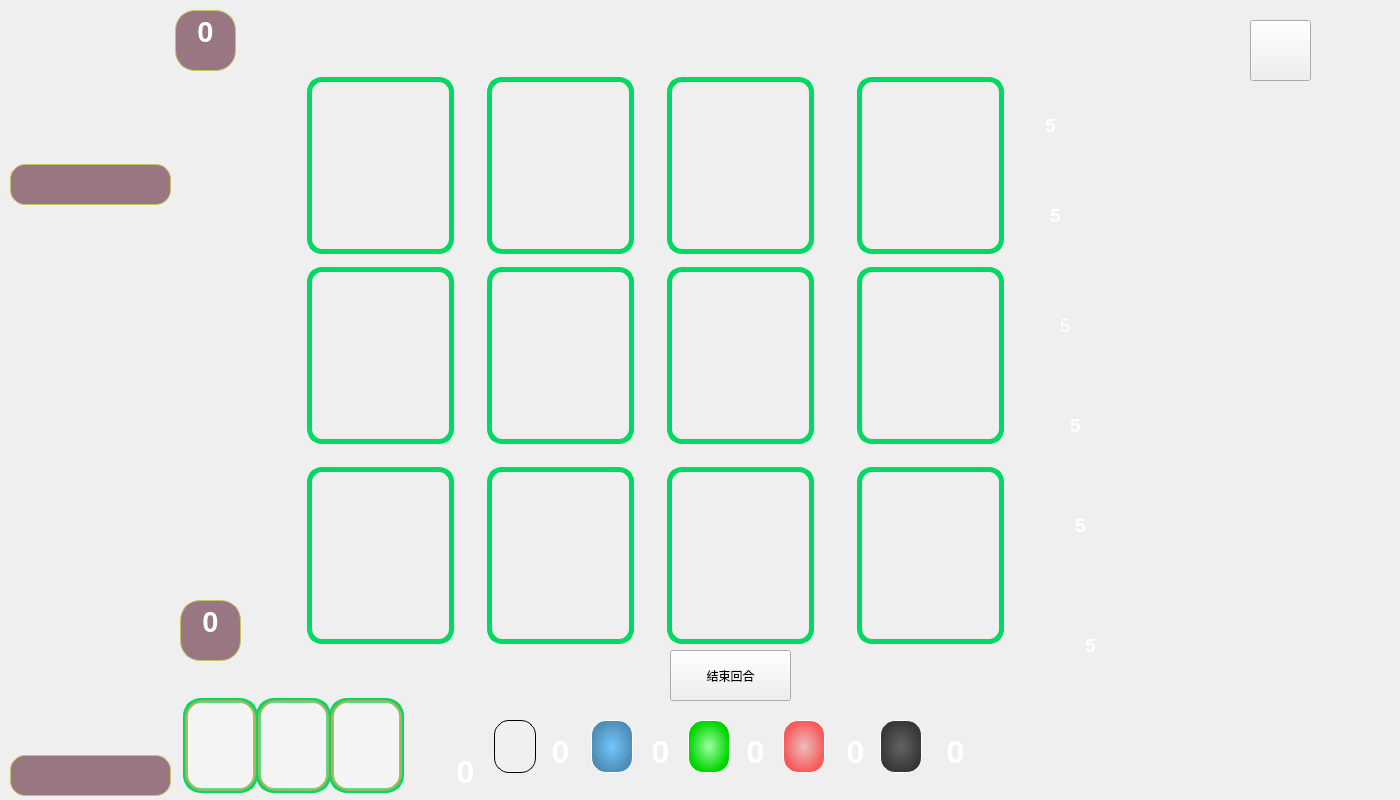
<?xml version="1.0" encoding="UTF-8"?>
<ui version="4.0">
 <class>gameInterface</class>
 <widget class="QWidget" name="gameInterface">
  <property name="geometry">
   <rect>
    <x>0</x>
    <y>0</y>
    <width>1400</width>
    <height>800</height>
   </rect>
  </property>
  <property name="minimumSize">
   <size>
    <width>1400</width>
    <height>800</height>
   </size>
  </property>
  <property name="maximumSize">
   <size>
    <width>1400</width>
    <height>800</height>
   </size>
  </property>
  <property name="focusPolicy">
   <enum>Qt::NoFocus</enum>
  </property>
  <property name="windowTitle">
   <string>gameInterface</string>
  </property>
  <property name="windowIcon">
   <iconset>
    <normaloff>:/images/打开界面.png</normaloff>:/images/打开界面.png</iconset>
  </property>
  <property name="styleSheet">
   <string notr="true">#gameInterface{
border-image: url(:/images/background.png);
}</string>
  </property>
  <widget class="QPushButton" name="card1_1">
   <property name="geometry">
    <rect>
     <x>310</x>
     <y>80</y>
     <width>141</width>
     <height>171</height>
    </rect>
   </property>
   <property name="styleSheet">
    <string notr="true">border-radius:15px;
border-image: url(:/images/card/blue-high/1.png);


</string>
   </property>
   <property name="text">
    <string/>
   </property>
  </widget>
  <widget class="QPushButton" name="card1_2">
   <property name="geometry">
    <rect>
     <x>490</x>
     <y>80</y>
     <width>141</width>
     <height>171</height>
    </rect>
   </property>
   <property name="styleSheet">
    <string notr="true">border-radius:15px;
border-image: url(:/images/card/blue-high/2.png);</string>
   </property>
   <property name="text">
    <string/>
   </property>
  </widget>
  <widget class="QPushButton" name="card1_3">
   <property name="geometry">
    <rect>
     <x>670</x>
     <y>80</y>
     <width>141</width>
     <height>171</height>
    </rect>
   </property>
   <property name="styleSheet">
    <string notr="true">border-radius:15px;
border-image: url(:/images/card/blue-high/3.png);</string>
   </property>
   <property name="text">
    <string/>
   </property>
  </widget>
  <widget class="QPushButton" name="card1_4">
   <property name="geometry">
    <rect>
     <x>860</x>
     <y>80</y>
     <width>141</width>
     <height>171</height>
    </rect>
   </property>
   <property name="styleSheet">
    <string notr="true">border-radius:15px;
border-image: url(:/images/card/blue-high/4.png);</string>
   </property>
   <property name="text">
    <string/>
   </property>
  </widget>
  <widget class="QPushButton" name="card2_1">
   <property name="geometry">
    <rect>
     <x>310</x>
     <y>270</y>
     <width>141</width>
     <height>171</height>
    </rect>
   </property>
   <property name="styleSheet">
    <string notr="true">border-radius:15px;
border-image: url(:/images/card/yellow-middle/1.png);</string>
   </property>
   <property name="text">
    <string/>
   </property>
  </widget>
  <widget class="QPushButton" name="card2_2">
   <property name="geometry">
    <rect>
     <x>490</x>
     <y>270</y>
     <width>141</width>
     <height>171</height>
    </rect>
   </property>
   <property name="styleSheet">
    <string notr="true">border-radius:15px;
border-image: url(:/images/card/yellow-middle/2.png);</string>
   </property>
   <property name="text">
    <string/>
   </property>
  </widget>
  <widget class="QPushButton" name="card2_3">
   <property name="geometry">
    <rect>
     <x>670</x>
     <y>270</y>
     <width>141</width>
     <height>171</height>
    </rect>
   </property>
   <property name="styleSheet">
    <string notr="true">border-radius:15px;
border-image: url(:/images/card/yellow-middle/3.png);</string>
   </property>
   <property name="text">
    <string/>
   </property>
  </widget>
  <widget class="QPushButton" name="card2_4">
   <property name="geometry">
    <rect>
     <x>860</x>
     <y>270</y>
     <width>141</width>
     <height>171</height>
    </rect>
   </property>
   <property name="styleSheet">
    <string notr="true">border-radius:15px;
border-image: url(:/images/card/yellow-middle/4.png);</string>
   </property>
   <property name="text">
    <string/>
   </property>
  </widget>
  <widget class="QPushButton" name="card3_1">
   <property name="geometry">
    <rect>
     <x>310</x>
     <y>470</y>
     <width>141</width>
     <height>171</height>
    </rect>
   </property>
   <property name="styleSheet">
    <string notr="true">border-radius:15px;
border-image: url(:/images/card/green-low/1.png);</string>
   </property>
   <property name="text">
    <string/>
   </property>
  </widget>
  <widget class="QPushButton" name="card3_2">
   <property name="geometry">
    <rect>
     <x>490</x>
     <y>470</y>
     <width>141</width>
     <height>171</height>
    </rect>
   </property>
   <property name="styleSheet">
    <string notr="true">border-radius:15px;
border-image: url(:/images/card/green-low/2.png);</string>
   </property>
   <property name="text">
    <string/>
   </property>
  </widget>
  <widget class="QPushButton" name="card3_3">
   <property name="geometry">
    <rect>
     <x>670</x>
     <y>470</y>
     <width>141</width>
     <height>171</height>
    </rect>
   </property>
   <property name="styleSheet">
    <string notr="true">border-radius:15px;
border-image: url(:/images/card/green-low/3.png);</string>
   </property>
   <property name="text">
    <string/>
   </property>
  </widget>
  <widget class="QPushButton" name="card3_4">
   <property name="geometry">
    <rect>
     <x>860</x>
     <y>470</y>
     <width>141</width>
     <height>171</height>
    </rect>
   </property>
   <property name="styleSheet">
    <string notr="true">border-radius:15px;
border-image: url(:/images/card/green-low/4.png);
</string>
   </property>
   <property name="text">
    <string/>
   </property>
  </widget>
  <widget class="QTextBrowser" name="gold_num">
   <property name="geometry">
    <rect>
     <x>1030</x>
     <y>110</y>
     <width>41</width>
     <height>41</height>
    </rect>
   </property>
   <property name="styleSheet">
    <string notr="true">background:transparent;
border-width:0;
border-style:outset</string>
   </property>
   <property name="html">
    <string>&lt;!DOCTYPE HTML PUBLIC &quot;-//W3C//DTD HTML 4.0//EN&quot; &quot;http://www.w3.org/TR/REC-html40/strict.dtd&quot;&gt;
&lt;html&gt;&lt;head&gt;&lt;meta name=&quot;qrichtext&quot; content=&quot;1&quot; /&gt;&lt;style type=&quot;text/css&quot;&gt;
p, li { white-space: pre-wrap; }
&lt;/style&gt;&lt;/head&gt;&lt;body style=&quot; font-family:'SimSun'; font-size:9pt; font-weight:400; font-style:normal;&quot;&gt;
&lt;p align=&quot;center&quot; style=&quot; margin-top:0px; margin-bottom:0px; margin-left:0px; margin-right:0px; -qt-block-indent:0; text-indent:0px;&quot;&gt;&lt;span style=&quot; font-size:14pt; font-weight:600; color:#ffffff;&quot;&gt;5&lt;/span&gt;&lt;/p&gt;&lt;/body&gt;&lt;/html&gt;</string>
   </property>
  </widget>
  <widget class="QTextBrowser" name="black_num">
   <property name="geometry">
    <rect>
     <x>1030</x>
     <y>200</y>
     <width>51</width>
     <height>51</height>
    </rect>
   </property>
   <property name="styleSheet">
    <string notr="true">background:transparent;
border-width:0;
border-style:outset</string>
   </property>
   <property name="html">
    <string>&lt;!DOCTYPE HTML PUBLIC &quot;-//W3C//DTD HTML 4.0//EN&quot; &quot;http://www.w3.org/TR/REC-html40/strict.dtd&quot;&gt;
&lt;html&gt;&lt;head&gt;&lt;meta name=&quot;qrichtext&quot; content=&quot;1&quot; /&gt;&lt;style type=&quot;text/css&quot;&gt;
p, li { white-space: pre-wrap; }
&lt;/style&gt;&lt;/head&gt;&lt;body style=&quot; font-family:'SimSun'; font-size:9pt; font-weight:400; font-style:normal;&quot;&gt;
&lt;p align=&quot;center&quot; style=&quot; margin-top:12px; margin-bottom:12px; margin-left:0px; margin-right:0px; -qt-block-indent:0; text-indent:0px;&quot;&gt;&lt;span style=&quot; font-size:14pt; font-weight:600; color:#ffffff;&quot;&gt;5&lt;/span&gt;&lt;/p&gt;&lt;/body&gt;&lt;/html&gt;</string>
   </property>
  </widget>
  <widget class="QTextBrowser" name="red_num">
   <property name="geometry">
    <rect>
     <x>1040</x>
     <y>310</y>
     <width>51</width>
     <height>41</height>
    </rect>
   </property>
   <property name="styleSheet">
    <string notr="true">background:transparent;
border-width:0;
border-style:outset</string>
   </property>
   <property name="html">
    <string>&lt;!DOCTYPE HTML PUBLIC &quot;-//W3C//DTD HTML 4.0//EN&quot; &quot;http://www.w3.org/TR/REC-html40/strict.dtd&quot;&gt;
&lt;html&gt;&lt;head&gt;&lt;meta name=&quot;qrichtext&quot; content=&quot;1&quot; /&gt;&lt;style type=&quot;text/css&quot;&gt;
p, li { white-space: pre-wrap; }
&lt;/style&gt;&lt;/head&gt;&lt;body style=&quot; font-family:'SimSun'; font-size:9pt; font-weight:400; font-style:normal;&quot;&gt;
&lt;p align=&quot;center&quot; style=&quot; margin-top:0px; margin-bottom:0px; margin-left:0px; margin-right:0px; -qt-block-indent:0; text-indent:0px;&quot;&gt;&lt;span style=&quot; font-size:14pt; color:#ffffff;&quot;&gt;5&lt;/span&gt;&lt;/p&gt;&lt;/body&gt;&lt;/html&gt;</string>
   </property>
  </widget>
  <widget class="QTextBrowser" name="green_num">
   <property name="geometry">
    <rect>
     <x>1050</x>
     <y>410</y>
     <width>51</width>
     <height>51</height>
    </rect>
   </property>
   <property name="styleSheet">
    <string notr="true">background:transparent;
border-width:0;
border-style:outset</string>
   </property>
   <property name="html">
    <string>&lt;!DOCTYPE HTML PUBLIC &quot;-//W3C//DTD HTML 4.0//EN&quot; &quot;http://www.w3.org/TR/REC-html40/strict.dtd&quot;&gt;
&lt;html&gt;&lt;head&gt;&lt;meta name=&quot;qrichtext&quot; content=&quot;1&quot; /&gt;&lt;style type=&quot;text/css&quot;&gt;
p, li { white-space: pre-wrap; }
&lt;/style&gt;&lt;/head&gt;&lt;body style=&quot; font-family:'SimSun'; font-size:9pt; font-weight:400; font-style:normal;&quot;&gt;
&lt;p align=&quot;center&quot; style=&quot; margin-top:0px; margin-bottom:0px; margin-left:0px; margin-right:0px; -qt-block-indent:0; text-indent:0px;&quot;&gt;&lt;span style=&quot; font-size:14pt; font-weight:600; color:#ffffff;&quot;&gt;5&lt;/span&gt;&lt;/p&gt;&lt;/body&gt;&lt;/html&gt;</string>
   </property>
  </widget>
  <widget class="QTextBrowser" name="blue_num">
   <property name="geometry">
    <rect>
     <x>1060</x>
     <y>510</y>
     <width>41</width>
     <height>41</height>
    </rect>
   </property>
   <property name="styleSheet">
    <string notr="true">background:transparent;
border-width:0;
border-style:outset</string>
   </property>
   <property name="html">
    <string>&lt;!DOCTYPE HTML PUBLIC &quot;-//W3C//DTD HTML 4.0//EN&quot; &quot;http://www.w3.org/TR/REC-html40/strict.dtd&quot;&gt;
&lt;html&gt;&lt;head&gt;&lt;meta name=&quot;qrichtext&quot; content=&quot;1&quot; /&gt;&lt;style type=&quot;text/css&quot;&gt;
p, li { white-space: pre-wrap; }
&lt;/style&gt;&lt;/head&gt;&lt;body style=&quot; font-family:'SimSun'; font-size:9pt; font-weight:400; font-style:normal;&quot;&gt;
&lt;p align=&quot;center&quot; style=&quot; margin-top:0px; margin-bottom:0px; margin-left:0px; margin-right:0px; -qt-block-indent:0; text-indent:0px;&quot;&gt;&lt;span style=&quot; font-size:14pt; font-weight:600; color:#ffffff;&quot;&gt;5&lt;/span&gt;&lt;/p&gt;&lt;/body&gt;&lt;/html&gt;</string>
   </property>
  </widget>
  <widget class="QTextBrowser" name="white_num">
   <property name="geometry">
    <rect>
     <x>1070</x>
     <y>630</y>
     <width>41</width>
     <height>41</height>
    </rect>
   </property>
   <property name="styleSheet">
    <string notr="true">background:transparent;
border-width:0;
border-style:outset</string>
   </property>
   <property name="html">
    <string>&lt;!DOCTYPE HTML PUBLIC &quot;-//W3C//DTD HTML 4.0//EN&quot; &quot;http://www.w3.org/TR/REC-html40/strict.dtd&quot;&gt;
&lt;html&gt;&lt;head&gt;&lt;meta name=&quot;qrichtext&quot; content=&quot;1&quot; /&gt;&lt;style type=&quot;text/css&quot;&gt;
p, li { white-space: pre-wrap; }
&lt;/style&gt;&lt;/head&gt;&lt;body style=&quot; font-family:'SimSun'; font-size:9pt; font-weight:400; font-style:normal;&quot;&gt;
&lt;p align=&quot;center&quot; style=&quot; margin-top:0px; margin-bottom:0px; margin-left:0px; margin-right:0px; -qt-block-indent:0; text-indent:0px;&quot;&gt;&lt;span style=&quot; font-size:14pt; font-weight:600; color:#ffffff;&quot;&gt;5&lt;/span&gt;&lt;/p&gt;&lt;/body&gt;&lt;/html&gt;</string>
   </property>
  </widget>
  <widget class="QLabel" name="money">
   <property name="geometry">
    <rect>
     <x>480</x>
     <y>710</y>
     <width>501</width>
     <height>91</height>
    </rect>
   </property>
   <property name="styleSheet">
    <string notr="true">border-image: url(:/images/bb.png);
border-radius:20px;</string>
   </property>
   <property name="text">
    <string/>
   </property>
  </widget>
  <widget class="QTextBrowser" name="white_have">
   <property name="geometry">
    <rect>
     <x>535</x>
     <y>730</y>
     <width>51</width>
     <height>61</height>
    </rect>
   </property>
   <property name="styleSheet">
    <string notr="true">background:transparent;
border-width:0;
border-style:outset</string>
   </property>
   <property name="html">
    <string>&lt;!DOCTYPE HTML PUBLIC &quot;-//W3C//DTD HTML 4.0//EN&quot; &quot;http://www.w3.org/TR/REC-html40/strict.dtd&quot;&gt;
&lt;html&gt;&lt;head&gt;&lt;meta name=&quot;qrichtext&quot; content=&quot;1&quot; /&gt;&lt;style type=&quot;text/css&quot;&gt;
p, li { white-space: pre-wrap; }
&lt;/style&gt;&lt;/head&gt;&lt;body style=&quot; font-family:'SimSun'; font-size:9pt; font-weight:400; font-style:normal;&quot;&gt;
&lt;p align=&quot;center&quot; style=&quot; margin-top:0px; margin-bottom:0px; margin-left:0px; margin-right:0px; -qt-block-indent:0; text-indent:0px;&quot;&gt;&lt;span style=&quot; font-size:24pt; font-weight:600; color:#ffffff;&quot;&gt;0&lt;/span&gt;&lt;/p&gt;&lt;/body&gt;&lt;/html&gt;</string>
   </property>
  </widget>
  <widget class="QTextBrowser" name="blue_have">
   <property name="geometry">
    <rect>
     <x>635</x>
     <y>730</y>
     <width>51</width>
     <height>61</height>
    </rect>
   </property>
   <property name="styleSheet">
    <string notr="true">background:transparent;
border-width:0;
border-style:outset</string>
   </property>
   <property name="html">
    <string>&lt;!DOCTYPE HTML PUBLIC &quot;-//W3C//DTD HTML 4.0//EN&quot; &quot;http://www.w3.org/TR/REC-html40/strict.dtd&quot;&gt;
&lt;html&gt;&lt;head&gt;&lt;meta name=&quot;qrichtext&quot; content=&quot;1&quot; /&gt;&lt;style type=&quot;text/css&quot;&gt;
p, li { white-space: pre-wrap; }
&lt;/style&gt;&lt;/head&gt;&lt;body style=&quot; font-family:'SimSun'; font-size:9pt; font-weight:400; font-style:normal;&quot;&gt;
&lt;p align=&quot;center&quot; style=&quot; margin-top:0px; margin-bottom:0px; margin-left:0px; margin-right:0px; -qt-block-indent:0; text-indent:0px;&quot;&gt;&lt;span style=&quot; font-size:24pt; font-weight:600; color:#ffffff;&quot;&gt;0&lt;/span&gt;&lt;/p&gt;&lt;/body&gt;&lt;/html&gt;</string>
   </property>
  </widget>
  <widget class="QTextBrowser" name="green_have">
   <property name="geometry">
    <rect>
     <x>730</x>
     <y>730</y>
     <width>51</width>
     <height>61</height>
    </rect>
   </property>
   <property name="styleSheet">
    <string notr="true">background:transparent;
border-width:0;
border-style:outset</string>
   </property>
   <property name="html">
    <string>&lt;!DOCTYPE HTML PUBLIC &quot;-//W3C//DTD HTML 4.0//EN&quot; &quot;http://www.w3.org/TR/REC-html40/strict.dtd&quot;&gt;
&lt;html&gt;&lt;head&gt;&lt;meta name=&quot;qrichtext&quot; content=&quot;1&quot; /&gt;&lt;style type=&quot;text/css&quot;&gt;
p, li { white-space: pre-wrap; }
&lt;/style&gt;&lt;/head&gt;&lt;body style=&quot; font-family:'SimSun'; font-size:9pt; font-weight:400; font-style:normal;&quot;&gt;
&lt;p align=&quot;center&quot; style=&quot; margin-top:0px; margin-bottom:0px; margin-left:0px; margin-right:0px; -qt-block-indent:0; text-indent:0px;&quot;&gt;&lt;span style=&quot; font-size:24pt; font-weight:600; color:#ffffff;&quot;&gt;0&lt;/span&gt;&lt;/p&gt;&lt;/body&gt;&lt;/html&gt;</string>
   </property>
  </widget>
  <widget class="QTextBrowser" name="red_have">
   <property name="geometry">
    <rect>
     <x>830</x>
     <y>730</y>
     <width>51</width>
     <height>61</height>
    </rect>
   </property>
   <property name="styleSheet">
    <string notr="true">background:transparent;
border-width:0;
border-style:outset</string>
   </property>
   <property name="html">
    <string>&lt;!DOCTYPE HTML PUBLIC &quot;-//W3C//DTD HTML 4.0//EN&quot; &quot;http://www.w3.org/TR/REC-html40/strict.dtd&quot;&gt;
&lt;html&gt;&lt;head&gt;&lt;meta name=&quot;qrichtext&quot; content=&quot;1&quot; /&gt;&lt;style type=&quot;text/css&quot;&gt;
p, li { white-space: pre-wrap; }
&lt;/style&gt;&lt;/head&gt;&lt;body style=&quot; font-family:'SimSun'; font-size:9pt; font-weight:400; font-style:normal;&quot;&gt;
&lt;p align=&quot;center&quot; style=&quot; margin-top:0px; margin-bottom:0px; margin-left:0px; margin-right:0px; -qt-block-indent:0; text-indent:0px;&quot;&gt;&lt;span style=&quot; font-size:24pt; font-weight:600; color:#ffffff;&quot;&gt;0&lt;/span&gt;&lt;/p&gt;&lt;/body&gt;&lt;/html&gt;</string>
   </property>
  </widget>
  <widget class="QTextBrowser" name="black_have">
   <property name="geometry">
    <rect>
     <x>930</x>
     <y>730</y>
     <width>51</width>
     <height>61</height>
    </rect>
   </property>
   <property name="styleSheet">
    <string notr="true">background:transparent;
border-width:0;
border-style:outset</string>
   </property>
   <property name="html">
    <string>&lt;!DOCTYPE HTML PUBLIC &quot;-//W3C//DTD HTML 4.0//EN&quot; &quot;http://www.w3.org/TR/REC-html40/strict.dtd&quot;&gt;
&lt;html&gt;&lt;head&gt;&lt;meta name=&quot;qrichtext&quot; content=&quot;1&quot; /&gt;&lt;style type=&quot;text/css&quot;&gt;
p, li { white-space: pre-wrap; }
&lt;/style&gt;&lt;/head&gt;&lt;body style=&quot; font-family:'SimSun'; font-size:9pt; font-weight:400; font-style:normal;&quot;&gt;
&lt;p align=&quot;center&quot; style=&quot; margin-top:0px; margin-bottom:0px; margin-left:0px; margin-right:0px; -qt-block-indent:0; text-indent:0px;&quot;&gt;&lt;span style=&quot; font-size:24pt; font-weight:600; color:#ffffff;&quot;&gt;0&lt;/span&gt;&lt;/p&gt;&lt;/body&gt;&lt;/html&gt;</string>
   </property>
  </widget>
  <widget class="QLabel" name="label">
   <property name="geometry">
    <rect>
     <x>390</x>
     <y>710</y>
     <width>91</width>
     <height>81</height>
    </rect>
   </property>
   <property name="styleSheet">
    <string notr="true">border-image: url(:/images/bbb.png);
border-radius:35px;</string>
   </property>
   <property name="text">
    <string/>
   </property>
  </widget>
  <widget class="QTextBrowser" name="gold_have">
   <property name="geometry">
    <rect>
     <x>440</x>
     <y>750</y>
     <width>51</width>
     <height>61</height>
    </rect>
   </property>
   <property name="styleSheet">
    <string notr="true">background:transparent;
border-width:0;
border-style:outset</string>
   </property>
   <property name="html">
    <string>&lt;!DOCTYPE HTML PUBLIC &quot;-//W3C//DTD HTML 4.0//EN&quot; &quot;http://www.w3.org/TR/REC-html40/strict.dtd&quot;&gt;
&lt;html&gt;&lt;head&gt;&lt;meta name=&quot;qrichtext&quot; content=&quot;1&quot; /&gt;&lt;style type=&quot;text/css&quot;&gt;
p, li { white-space: pre-wrap; }
&lt;/style&gt;&lt;/head&gt;&lt;body style=&quot; font-family:'SimSun'; font-size:9pt; font-weight:400; font-style:normal;&quot;&gt;
&lt;p align=&quot;center&quot; style=&quot; margin-top:0px; margin-bottom:0px; margin-left:0px; margin-right:0px; -qt-block-indent:0; text-indent:0px;&quot;&gt;&lt;span style=&quot; font-size:24pt; font-weight:600; color:#ffffff;&quot;&gt;0&lt;/span&gt;&lt;/p&gt;&lt;/body&gt;&lt;/html&gt;</string>
   </property>
  </widget>
  <widget class="QPushButton" name="selectBlack">
   <property name="geometry">
    <rect>
     <x>1070</x>
     <y>150</y>
     <width>71</width>
     <height>61</height>
    </rect>
   </property>
   <property name="styleSheet">
    <string notr="true">border-radius:15px;


</string>
   </property>
   <property name="text">
    <string/>
   </property>
  </widget>
  <widget class="QPushButton" name="selectRed">
   <property name="geometry">
    <rect>
     <x>1070</x>
     <y>240</y>
     <width>71</width>
     <height>61</height>
    </rect>
   </property>
   <property name="styleSheet">
    <string notr="true">border-radius:15px;


</string>
   </property>
   <property name="text">
    <string/>
   </property>
  </widget>
  <widget class="QPushButton" name="selectGreen">
   <property name="geometry">
    <rect>
     <x>1080</x>
     <y>350</y>
     <width>71</width>
     <height>61</height>
    </rect>
   </property>
   <property name="styleSheet">
    <string notr="true">border-radius:15px;


</string>
   </property>
   <property name="text">
    <string/>
   </property>
  </widget>
  <widget class="QPushButton" name="selectBlue">
   <property name="geometry">
    <rect>
     <x>1090</x>
     <y>460</y>
     <width>71</width>
     <height>61</height>
    </rect>
   </property>
   <property name="styleSheet">
    <string notr="true">border-radius:15px;


</string>
   </property>
   <property name="text">
    <string/>
   </property>
  </widget>
  <widget class="QPushButton" name="selectWhite">
   <property name="geometry">
    <rect>
     <x>1110</x>
     <y>580</y>
     <width>71</width>
     <height>61</height>
    </rect>
   </property>
   <property name="styleSheet">
    <string notr="true">border-radius:15px;


</string>
   </property>
   <property name="text">
    <string/>
   </property>
  </widget>
  <widget class="QTextBrowser" name="gradePeople2">
   <property name="geometry">
    <rect>
     <x>175</x>
     <y>10</y>
     <width>61</width>
     <height>61</height>
    </rect>
   </property>
   <property name="styleSheet">
    <string notr="true">background-color:rgba(130, 87, 103,0.8);
border-radius:20px;
border:1px solid rgb(197, 197, 98)</string>
   </property>
   <property name="html">
    <string>&lt;!DOCTYPE HTML PUBLIC &quot;-//W3C//DTD HTML 4.0//EN&quot; &quot;http://www.w3.org/TR/REC-html40/strict.dtd&quot;&gt;
&lt;html&gt;&lt;head&gt;&lt;meta name=&quot;qrichtext&quot; content=&quot;1&quot; /&gt;&lt;style type=&quot;text/css&quot;&gt;
p, li { white-space: pre-wrap; }
&lt;/style&gt;&lt;/head&gt;&lt;body style=&quot; font-family:'SimSun'; font-size:9pt; font-weight:400; font-style:normal;&quot;&gt;
&lt;p align=&quot;center&quot; style=&quot; margin-top:0px; margin-bottom:0px; margin-left:0px; margin-right:0px; -qt-block-indent:0; text-indent:0px;&quot;&gt;&lt;span style=&quot; font-size:22pt; font-weight:600; color:#ffffff;&quot;&gt;0&lt;/span&gt;&lt;/p&gt;&lt;/body&gt;&lt;/html&gt;</string>
   </property>
  </widget>
  <widget class="QTextBrowser" name="gradePeople1">
   <property name="geometry">
    <rect>
     <x>180</x>
     <y>600</y>
     <width>61</width>
     <height>61</height>
    </rect>
   </property>
   <property name="styleSheet">
    <string notr="true">background-color:rgba(130, 87, 103,0.8);
border-radius:20px;
border:1px solid rgb(197, 197, 98)
</string>
   </property>
   <property name="html">
    <string>&lt;!DOCTYPE HTML PUBLIC &quot;-//W3C//DTD HTML 4.0//EN&quot; &quot;http://www.w3.org/TR/REC-html40/strict.dtd&quot;&gt;
&lt;html&gt;&lt;head&gt;&lt;meta name=&quot;qrichtext&quot; content=&quot;1&quot; /&gt;&lt;style type=&quot;text/css&quot;&gt;
p, li { white-space: pre-wrap; }
&lt;/style&gt;&lt;/head&gt;&lt;body style=&quot; font-family:'SimSun'; font-size:9pt; font-weight:400; font-style:normal;&quot;&gt;
&lt;p align=&quot;center&quot; style=&quot; margin-top:0px; margin-bottom:0px; margin-left:0px; margin-right:0px; -qt-block-indent:0; text-indent:0px;&quot;&gt;&lt;span style=&quot; font-size:22pt; font-weight:600; color:#ffffff;&quot;&gt;0&lt;/span&gt;&lt;/p&gt;&lt;/body&gt;&lt;/html&gt;</string>
   </property>
  </widget>
  <widget class="QToolButton" name="re">
   <property name="geometry">
    <rect>
     <x>1340</x>
     <y>0</y>
     <width>61</width>
     <height>141</height>
    </rect>
   </property>
   <property name="styleSheet">
    <string notr="true">background-color: rgba(255, 255, 255, 0);
border:none;
border-radius:30px;</string>
   </property>
   <property name="text">
    <string/>
   </property>
  </widget>
  <widget class="QToolButton" name="changeMan">
   <property name="geometry">
    <rect>
     <x>670</x>
     <y>650</y>
     <width>121</width>
     <height>51</height>
    </rect>
   </property>
   <property name="styleSheet">
    <string notr="true">font: 14pt &quot;华文彩云&quot;;
border-radius:15px;
background-color: qlineargradient(spread: pad, x1: 0, y1: 0, x2: 0, y2: 1,\ stop : 0 rgba(255, 255, 255, 200),\ stop : 0.5 rgba(0, 100, 255, 255),\ stop : 1 rgba(255, 255, 255, 200));
color:rgb(255,255,255);</string>
   </property>
   <property name="text">
    <string>结束回合</string>
   </property>
  </widget>
  <widget class="QLabel" name="background">
   <property name="geometry">
    <rect>
     <x>0</x>
     <y>0</y>
     <width>1400</width>
     <height>800</height>
    </rect>
   </property>
   <property name="minimumSize">
    <size>
     <width>1400</width>
     <height>800</height>
    </size>
   </property>
   <property name="maximumSize">
    <size>
     <width>1400</width>
     <height>800</height>
    </size>
   </property>
   <property name="styleSheet">
    <string notr="true">border-image: url(:/images/background.png);</string>
   </property>
   <property name="text">
    <string/>
   </property>
  </widget>
  <widget class="QToolButton" name="oppo1">
   <property name="geometry">
    <rect>
     <x>10</x>
     <y>20</y>
     <width>180</width>
     <height>180</height>
    </rect>
   </property>
   <property name="styleSheet">
    <string notr="true">background-color: rgba(255, 255, 254, 0);
border-radius:50px;
</string>
   </property>
   <property name="text">
    <string/>
   </property>
  </widget>
  <widget class="QLabel" name="player1">
   <property name="geometry">
    <rect>
     <x>10</x>
     <y>590</y>
     <width>205</width>
     <height>205</height>
    </rect>
   </property>
   <property name="styleSheet">
    <string notr="true">border-image: url(:/images/role/0.jfif);
border-radius:50px;
</string>
   </property>
   <property name="text">
    <string/>
   </property>
  </widget>
  <widget class="QLabel" name="player2">
   <property name="geometry">
    <rect>
     <x>10</x>
     <y>20</y>
     <width>185</width>
     <height>185</height>
    </rect>
   </property>
   <property name="styleSheet">
    <string notr="true">border-image: url(:/images/role/1.jfif);
border-radius:50px;</string>
   </property>
   <property name="text">
    <string/>
   </property>
  </widget>
  <widget class="QLabel" name="highlight1_1">
   <property name="geometry">
    <rect>
     <x>307</x>
     <y>77</y>
     <width>147</width>
     <height>177</height>
    </rect>
   </property>
   <property name="styleSheet">
    <string notr="true">border-radius:15px;
border:5px solid rgb(0, 216, 104)</string>
   </property>
   <property name="text">
    <string/>
   </property>
  </widget>
  <widget class="QLabel" name="highlight1_2">
   <property name="geometry">
    <rect>
     <x>487</x>
     <y>77</y>
     <width>147</width>
     <height>177</height>
    </rect>
   </property>
   <property name="styleSheet">
    <string notr="true">border:5px solid rgb(0, 216, 104);
border-radius:15px;</string>
   </property>
   <property name="text">
    <string/>
   </property>
  </widget>
  <widget class="QLabel" name="highlight1_3">
   <property name="geometry">
    <rect>
     <x>667</x>
     <y>77</y>
     <width>147</width>
     <height>177</height>
    </rect>
   </property>
   <property name="styleSheet">
    <string notr="true">border:5px solid rgb(0, 216, 104);
border-radius:15px;</string>
   </property>
   <property name="text">
    <string/>
   </property>
  </widget>
  <widget class="QLabel" name="highlight1_4">
   <property name="geometry">
    <rect>
     <x>857</x>
     <y>77</y>
     <width>147</width>
     <height>177</height>
    </rect>
   </property>
   <property name="styleSheet">
    <string notr="true">border:5px solid rgb(0, 216, 104);
border-radius:15px;</string>
   </property>
   <property name="text">
    <string/>
   </property>
  </widget>
  <widget class="QLabel" name="highlight2_1">
   <property name="geometry">
    <rect>
     <x>307</x>
     <y>267</y>
     <width>147</width>
     <height>177</height>
    </rect>
   </property>
   <property name="styleSheet">
    <string notr="true">border:5px solid rgb(0, 216, 104);
border-radius:15px;</string>
   </property>
   <property name="text">
    <string/>
   </property>
  </widget>
  <widget class="QLabel" name="highlight2_2">
   <property name="geometry">
    <rect>
     <x>487</x>
     <y>267</y>
     <width>147</width>
     <height>177</height>
    </rect>
   </property>
   <property name="styleSheet">
    <string notr="true">border:5px solid rgb(0, 216, 104);
border-radius:15px;</string>
   </property>
   <property name="text">
    <string/>
   </property>
  </widget>
  <widget class="QLabel" name="highlight2_3">
   <property name="geometry">
    <rect>
     <x>667</x>
     <y>267</y>
     <width>147</width>
     <height>177</height>
    </rect>
   </property>
   <property name="styleSheet">
    <string notr="true">border:5px solid rgb(0, 216, 104);
border-radius:15px;</string>
   </property>
   <property name="text">
    <string/>
   </property>
  </widget>
  <widget class="QLabel" name="highlight2_4">
   <property name="geometry">
    <rect>
     <x>857</x>
     <y>267</y>
     <width>147</width>
     <height>177</height>
    </rect>
   </property>
   <property name="styleSheet">
    <string notr="true">border:5px solid rgb(0, 216, 104);
border-radius:15px;</string>
   </property>
   <property name="text">
    <string/>
   </property>
  </widget>
  <widget class="QLabel" name="highlight3_1">
   <property name="geometry">
    <rect>
     <x>307</x>
     <y>467</y>
     <width>147</width>
     <height>177</height>
    </rect>
   </property>
   <property name="styleSheet">
    <string notr="true">border:5px solid rgb(0, 216, 104);
border-radius:15px;
</string>
   </property>
   <property name="text">
    <string/>
   </property>
  </widget>
  <widget class="QLabel" name="highlight3_2">
   <property name="geometry">
    <rect>
     <x>487</x>
     <y>467</y>
     <width>147</width>
     <height>177</height>
    </rect>
   </property>
   <property name="styleSheet">
    <string notr="true">border:5px solid rgb(0, 216, 104);
border-radius:15px;</string>
   </property>
   <property name="text">
    <string/>
   </property>
  </widget>
  <widget class="QLabel" name="highlight3_3">
   <property name="geometry">
    <rect>
     <x>667</x>
     <y>467</y>
     <width>147</width>
     <height>177</height>
    </rect>
   </property>
   <property name="styleSheet">
    <string notr="true">border:5px solid rgb(0, 216, 104);
border-radius:15px;</string>
   </property>
   <property name="text">
    <string/>
   </property>
  </widget>
  <widget class="QLabel" name="highlight3_4">
   <property name="geometry">
    <rect>
     <x>857</x>
     <y>467</y>
     <width>147</width>
     <height>177</height>
    </rect>
   </property>
   <property name="styleSheet">
    <string notr="true">border:5px solid rgb(0, 216, 104);
border-radius:15px;</string>
   </property>
   <property name="text">
    <string/>
   </property>
  </widget>
  <widget class="QTextBrowser" name="black_card">
   <property name="geometry">
    <rect>
     <x>880</x>
     <y>720</y>
     <width>42</width>
     <height>53</height>
    </rect>
   </property>
   <property name="styleSheet">
    <string notr="true">background-color: qradialgradient(spread:pad, cx:0.5, cy:0.5, radius:0.5, fx:0.5, fy:0.5, stop:0 rgba(99, 99, 99, 255), stop:1 rgba(55, 55, 55, 255));
border-radius:15px;
border:1px solid white;</string>
   </property>
  </widget>
  <widget class="QTextBrowser" name="blue_card">
   <property name="geometry">
    <rect>
     <x>591</x>
     <y>720</y>
     <width>42</width>
     <height>53</height>
    </rect>
   </property>
   <property name="styleSheet">
    <string notr="true">background-color: qradialgradient(spread:pad, cx:0.5, cy:0.5, radius:0.5, fx:0.5, fy:0.5, stop:0 rgba(112, 198, 255, 255), stop:1 rgba(80, 141, 182, 255));
border:1px solid white;
border-radius:15px;
</string>
   </property>
  </widget>
  <widget class="QTextBrowser" name="green_card">
   <property name="geometry">
    <rect>
     <x>688</x>
     <y>720</y>
     <width>42</width>
     <height>53</height>
    </rect>
   </property>
   <property name="styleSheet">
    <string notr="true">background-color: qradialgradient(spread:pad, cx:0.5, cy:0.5, radius:0.5, fx:0.5, fy:0.5, stop:0 rgba(155, 255, 162, 255), stop:1 rgba(0, 213, 0, 255));
border-radius:15px;
border:1px solid white;</string>
   </property>
  </widget>
  <widget class="QTextBrowser" name="red_card">
   <property name="geometry">
    <rect>
     <x>783</x>
     <y>720</y>
     <width>42</width>
     <height>53</height>
    </rect>
   </property>
   <property name="styleSheet">
    <string notr="true">background-color: qradialgradient(spread:pad, cx:0.5, cy:0.5, radius:0.5, fx:0.5, fy:0.5, stop:0 rgba(234, 189, 189, 255), stop:1 rgba(247, 90, 90, 255));
border-radius:15px;
border:1px solid white;</string>
   </property>
  </widget>
  <widget class="QTextBrowser" name="white_card">
   <property name="geometry">
    <rect>
     <x>494</x>
     <y>720</y>
     <width>42</width>
     <height>53</height>
    </rect>
   </property>
   <property name="styleSheet">
    <string notr="true">background-color: rgb(240, 240, 240);
border-radius:15px;
border:1px solid black;</string>
   </property>
   <property name="html">
    <string>&lt;!DOCTYPE HTML PUBLIC &quot;-//W3C//DTD HTML 4.0//EN&quot; &quot;http://www.w3.org/TR/REC-html40/strict.dtd&quot;&gt;
&lt;html&gt;&lt;head&gt;&lt;meta name=&quot;qrichtext&quot; content=&quot;1&quot; /&gt;&lt;style type=&quot;text/css&quot;&gt;
p, li { white-space: pre-wrap; }
&lt;/style&gt;&lt;/head&gt;&lt;body style=&quot; font-family:'SimSun'; font-size:9pt; font-weight:400; font-style:normal;&quot;&gt;
&lt;p align=&quot;center&quot; style=&quot;-qt-paragraph-type:empty; margin-top:0px; margin-bottom:0px; margin-left:0px; margin-right:0px; -qt-block-indent:0; text-indent:0px;&quot;&gt;&lt;br /&gt;&lt;/p&gt;&lt;/body&gt;&lt;/html&gt;</string>
   </property>
  </widget>
  <widget class="QToolButton" name="reserved1">
   <property name="geometry">
    <rect>
     <x>185</x>
     <y>700</y>
     <width>71</width>
     <height>91</height>
    </rect>
   </property>
   <property name="styleSheet">
    <string notr="true">background-color: rgba(255, 255, 255, 80);
border-radius:18px;
border:2px solid rgb(176, 176, 87);</string>
   </property>
   <property name="text">
    <string/>
   </property>
  </widget>
  <widget class="QToolButton" name="reserved2">
   <property name="geometry">
    <rect>
     <x>258</x>
     <y>700</y>
     <width>71</width>
     <height>91</height>
    </rect>
   </property>
   <property name="styleSheet">
    <string notr="true">background-color: rgba(255, 255, 255, 80);
border-radius:18px;
border:2px solid rgb(176, 176, 87);</string>
   </property>
   <property name="text">
    <string/>
   </property>
  </widget>
  <widget class="QToolButton" name="reserved3">
   <property name="geometry">
    <rect>
     <x>331</x>
     <y>700</y>
     <width>71</width>
     <height>91</height>
    </rect>
   </property>
   <property name="styleSheet">
    <string notr="true">background-color: rgba(255, 255, 255, 80);
border-radius:18px;
border:2px solid rgb(176, 176, 87);</string>
   </property>
   <property name="text">
    <string/>
   </property>
  </widget>
  <widget class="QToolButton" name="noble1">
   <property name="geometry">
    <rect>
     <x>1170</x>
     <y>130</y>
     <width>171</width>
     <height>171</height>
    </rect>
   </property>
   <property name="styleSheet">
    <string notr="true">border-image: url(:/images/贵族/1.png);
border-radius:15px;</string>
   </property>
   <property name="text">
    <string/>
   </property>
  </widget>
  <widget class="QToolButton" name="noble2">
   <property name="geometry">
    <rect>
     <x>1190</x>
     <y>310</y>
     <width>171</width>
     <height>171</height>
    </rect>
   </property>
   <property name="styleSheet">
    <string notr="true">border-image: url(:/images/贵族/2.png);
border-radius:15px;</string>
   </property>
   <property name="text">
    <string/>
   </property>
  </widget>
  <widget class="QToolButton" name="noble3">
   <property name="geometry">
    <rect>
     <x>1210</x>
     <y>490</y>
     <width>171</width>
     <height>171</height>
    </rect>
   </property>
   <property name="styleSheet">
    <string notr="true">border-image: url(:/images/贵族/3.png);
border-radius:15px;</string>
   </property>
   <property name="text">
    <string/>
   </property>
  </widget>
  <widget class="QLabel" name="highlight4_1">
   <property name="geometry">
    <rect>
     <x>183</x>
     <y>698</y>
     <width>75</width>
     <height>95</height>
    </rect>
   </property>
   <property name="styleSheet">
    <string notr="true">border:5px solid rgb(0, 216, 104);
border-radius:18px;</string>
   </property>
   <property name="text">
    <string/>
   </property>
  </widget>
  <widget class="QLabel" name="highlight4_2">
   <property name="geometry">
    <rect>
     <x>256</x>
     <y>698</y>
     <width>75</width>
     <height>95</height>
    </rect>
   </property>
   <property name="styleSheet">
    <string notr="true">border:5px solid rgb(0, 216, 104);
border-radius:18px;</string>
   </property>
   <property name="text">
    <string/>
   </property>
  </widget>
  <widget class="QLabel" name="highlight4_3">
   <property name="geometry">
    <rect>
     <x>329</x>
     <y>698</y>
     <width>75</width>
     <height>95</height>
    </rect>
   </property>
   <property name="styleSheet">
    <string notr="true">border:5px solid rgb(0, 216, 104);
border-radius:18px;</string>
   </property>
   <property name="text">
    <string/>
   </property>
  </widget>
  <widget class="QLabel" name="yellowLight1_1">
   <property name="geometry">
    <rect>
     <x>307</x>
     <y>77</y>
     <width>147</width>
     <height>177</height>
    </rect>
   </property>
   <property name="styleSheet">
    <string notr="true">border-radius:15px;
border:5px solid rgb(218, 218, 108)</string>
   </property>
   <property name="text">
    <string/>
   </property>
  </widget>
  <widget class="QLabel" name="yellowLight1_2">
   <property name="geometry">
    <rect>
     <x>487</x>
     <y>77</y>
     <width>147</width>
     <height>177</height>
    </rect>
   </property>
   <property name="styleSheet">
    <string notr="true">border-radius:15px;
border:5px solid rgb(218, 218, 108)</string>
   </property>
   <property name="text">
    <string/>
   </property>
  </widget>
  <widget class="QLabel" name="yellowLight1_3">
   <property name="geometry">
    <rect>
     <x>667</x>
     <y>77</y>
     <width>147</width>
     <height>177</height>
    </rect>
   </property>
   <property name="styleSheet">
    <string notr="true">border-radius:15px;
border:5px solid rgb(218, 218, 108)</string>
   </property>
   <property name="text">
    <string/>
   </property>
  </widget>
  <widget class="QLabel" name="yellowLight1_4">
   <property name="geometry">
    <rect>
     <x>857</x>
     <y>77</y>
     <width>147</width>
     <height>177</height>
    </rect>
   </property>
   <property name="styleSheet">
    <string notr="true">border-radius:15px;
border:5px solid rgb(218, 218, 108)</string>
   </property>
   <property name="text">
    <string/>
   </property>
  </widget>
  <widget class="QLabel" name="yellowLight2_1">
   <property name="geometry">
    <rect>
     <x>307</x>
     <y>267</y>
     <width>147</width>
     <height>177</height>
    </rect>
   </property>
   <property name="styleSheet">
    <string notr="true">border-radius:15px;
border:5px solid rgb(218, 218, 108)</string>
   </property>
   <property name="text">
    <string/>
   </property>
  </widget>
  <widget class="QLabel" name="yellowLight2_2">
   <property name="geometry">
    <rect>
     <x>487</x>
     <y>267</y>
     <width>147</width>
     <height>177</height>
    </rect>
   </property>
   <property name="styleSheet">
    <string notr="true">border-radius:15px;
border:5px solid rgb(218, 218, 108)</string>
   </property>
   <property name="text">
    <string/>
   </property>
  </widget>
  <widget class="QLabel" name="yellowLight2_3">
   <property name="geometry">
    <rect>
     <x>667</x>
     <y>267</y>
     <width>147</width>
     <height>177</height>
    </rect>
   </property>
   <property name="styleSheet">
    <string notr="true">border-radius:15px;
border:5px solid rgb(218, 218, 108)</string>
   </property>
   <property name="text">
    <string/>
   </property>
  </widget>
  <widget class="QLabel" name="yellowLight2_4">
   <property name="geometry">
    <rect>
     <x>857</x>
     <y>267</y>
     <width>147</width>
     <height>177</height>
    </rect>
   </property>
   <property name="styleSheet">
    <string notr="true">border-radius:15px;
border:5px solid rgb(218, 218, 108)</string>
   </property>
   <property name="text">
    <string/>
   </property>
  </widget>
  <widget class="QLabel" name="yellowLight3_1">
   <property name="geometry">
    <rect>
     <x>307</x>
     <y>467</y>
     <width>147</width>
     <height>177</height>
    </rect>
   </property>
   <property name="styleSheet">
    <string notr="true">border-radius:15px;
border:5px solid rgb(218, 218, 108)</string>
   </property>
   <property name="text">
    <string/>
   </property>
  </widget>
  <widget class="QLabel" name="yellowLight3_2">
   <property name="geometry">
    <rect>
     <x>487</x>
     <y>467</y>
     <width>147</width>
     <height>177</height>
    </rect>
   </property>
   <property name="styleSheet">
    <string notr="true">border-radius:15px;
border:5px solid rgb(218, 218, 108)</string>
   </property>
   <property name="text">
    <string/>
   </property>
  </widget>
  <widget class="QLabel" name="yellowLight3_3">
   <property name="geometry">
    <rect>
     <x>667</x>
     <y>467</y>
     <width>147</width>
     <height>177</height>
    </rect>
   </property>
   <property name="styleSheet">
    <string notr="true">border-radius:15px;
border:5px solid rgb(218, 218, 108)</string>
   </property>
   <property name="text">
    <string/>
   </property>
  </widget>
  <widget class="QLabel" name="yellowLight3_4">
   <property name="geometry">
    <rect>
     <x>857</x>
     <y>467</y>
     <width>147</width>
     <height>177</height>
    </rect>
   </property>
   <property name="styleSheet">
    <string notr="true">border-radius:15px;
border:5px solid rgb(218, 218, 108)</string>
   </property>
   <property name="text">
    <string/>
   </property>
  </widget>
  <widget class="QLabel" name="yellowLight4_1">
   <property name="geometry">
    <rect>
     <x>183</x>
     <y>698</y>
     <width>75</width>
     <height>95</height>
    </rect>
   </property>
   <property name="styleSheet">
    <string notr="true">border-radius:18px;
border:5px solid rgb(218, 218, 108)</string>
   </property>
   <property name="text">
    <string/>
   </property>
  </widget>
  <widget class="QLabel" name="yellowLight4_2">
   <property name="geometry">
    <rect>
     <x>256</x>
     <y>698</y>
     <width>75</width>
     <height>95</height>
    </rect>
   </property>
   <property name="styleSheet">
    <string notr="true">border-radius:18px;
border:5px solid rgb(218, 218, 108)</string>
   </property>
   <property name="text">
    <string/>
   </property>
  </widget>
  <widget class="QLabel" name="yellowLight4_3">
   <property name="geometry">
    <rect>
     <x>329</x>
     <y>698</y>
     <width>75</width>
     <height>95</height>
    </rect>
   </property>
   <property name="styleSheet">
    <string notr="true">border-radius:18px;
border:5px solid rgb(218, 218, 108)</string>
   </property>
   <property name="text">
    <string/>
   </property>
  </widget>
  <widget class="QLabel" name="name2">
   <property name="geometry">
    <rect>
     <x>10</x>
     <y>164</y>
     <width>161</width>
     <height>41</height>
    </rect>
   </property>
   <property name="styleSheet">
    <string notr="true">background-color:rgba(130, 87, 103,0.8);
border-radius:15px;
border:1px solid rgb(197, 197, 98);
font: 18pt &quot;隶书&quot;;
color:white;</string>
   </property>
   <property name="text">
    <string/>
   </property>
  </widget>
  <widget class="QLabel" name="name1">
   <property name="geometry">
    <rect>
     <x>10</x>
     <y>755</y>
     <width>161</width>
     <height>41</height>
    </rect>
   </property>
   <property name="styleSheet">
    <string notr="true">background-color:rgba(130, 87, 103,0.8);
border-radius:15px;
border:1px solid rgb(197, 197, 98);
font: 18pt &quot;隶书&quot;;
color:white;</string>
   </property>
   <property name="text">
    <string/>
   </property>
  </widget>
  <widget class="QToolButton" name="musicC">
   <property name="geometry">
    <rect>
     <x>1250</x>
     <y>20</y>
     <width>61</width>
     <height>61</height>
    </rect>
   </property>
   <property name="styleSheet">
    <string notr="true"/>
   </property>
   <property name="text">
    <string/>
   </property>
  </widget>
  <zorder>background</zorder>
  <zorder>gold_num</zorder>
  <zorder>black_num</zorder>
  <zorder>red_num</zorder>
  <zorder>green_num</zorder>
  <zorder>blue_num</zorder>
  <zorder>white_num</zorder>
  <zorder>label</zorder>
  <zorder>selectBlack</zorder>
  <zorder>selectRed</zorder>
  <zorder>selectGreen</zorder>
  <zorder>selectBlue</zorder>
  <zorder>selectWhite</zorder>
  <zorder>changeMan</zorder>
  <zorder>money</zorder>
  <zorder>gold_have</zorder>
  <zorder>green_have</zorder>
  <zorder>black_have</zorder>
  <zorder>blue_have</zorder>
  <zorder>white_have</zorder>
  <zorder>red_have</zorder>
  <zorder>re</zorder>
  <zorder>player1</zorder>
  <zorder>player2</zorder>
  <zorder>oppo1</zorder>
  <zorder>black_card</zorder>
  <zorder>blue_card</zorder>
  <zorder>green_card</zorder>
  <zorder>red_card</zorder>
  <zorder>white_card</zorder>
  <zorder>noble1</zorder>
  <zorder>noble2</zorder>
  <zorder>noble3</zorder>
  <zorder>yellowLight1_1</zorder>
  <zorder>yellowLight1_2</zorder>
  <zorder>yellowLight1_3</zorder>
  <zorder>yellowLight1_4</zorder>
  <zorder>yellowLight2_1</zorder>
  <zorder>yellowLight2_2</zorder>
  <zorder>yellowLight2_3</zorder>
  <zorder>yellowLight2_4</zorder>
  <zorder>yellowLight3_1</zorder>
  <zorder>yellowLight3_2</zorder>
  <zorder>yellowLight3_3</zorder>
  <zorder>yellowLight3_4</zorder>
  <zorder>yellowLight4_1</zorder>
  <zorder>yellowLight4_2</zorder>
  <zorder>yellowLight4_3</zorder>
  <zorder>highlight1_1</zorder>
  <zorder>highlight1_2</zorder>
  <zorder>highlight1_3</zorder>
  <zorder>highlight1_4</zorder>
  <zorder>highlight2_1</zorder>
  <zorder>highlight2_2</zorder>
  <zorder>highlight2_3</zorder>
  <zorder>highlight2_4</zorder>
  <zorder>highlight3_1</zorder>
  <zorder>highlight3_2</zorder>
  <zorder>highlight3_3</zorder>
  <zorder>highlight3_4</zorder>
  <zorder>highlight4_1</zorder>
  <zorder>highlight4_2</zorder>
  <zorder>highlight4_3</zorder>
  <zorder>card1_1</zorder>
  <zorder>card1_2</zorder>
  <zorder>card1_3</zorder>
  <zorder>card2_2</zorder>
  <zorder>card2_3</zorder>
  <zorder>card2_1</zorder>
  <zorder>card1_4</zorder>
  <zorder>card3_1</zorder>
  <zorder>card2_4</zorder>
  <zorder>card3_3</zorder>
  <zorder>card3_4</zorder>
  <zorder>card3_2</zorder>
  <zorder>reserved1</zorder>
  <zorder>reserved2</zorder>
  <zorder>reserved3</zorder>
  <zorder>name2</zorder>
  <zorder>gradePeople2</zorder>
  <zorder>name1</zorder>
  <zorder>gradePeople1</zorder>
  <zorder>musicC</zorder>
 </widget>
 <layoutdefault spacing="6" margin="11"/>
 <resources/>
 <connections/>
</ui>
